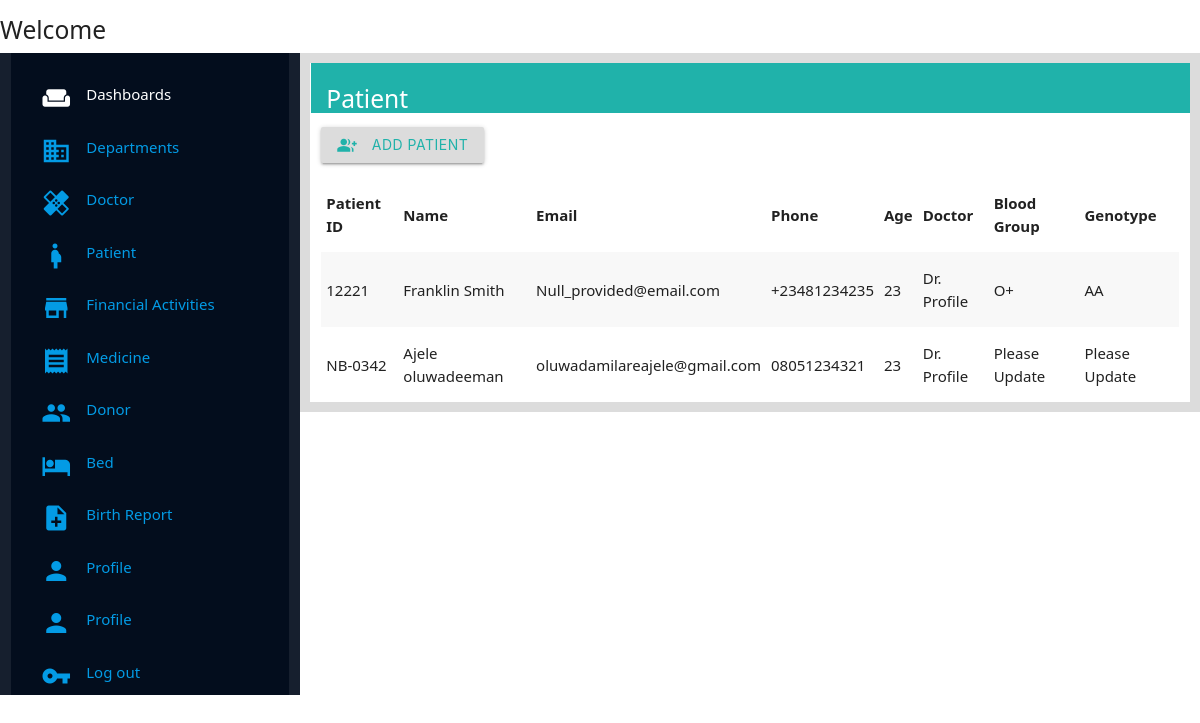
Screenshot of /management/patients/ (signed in) with the database file from the repository.
### management/models.py (models this page shows, shortened)
class Patient(models.Model):
    Patient_id = models.CharField(unique=True, max_length=200, default="Please Update",null=True,blank=True)
    Patient_lastname = models.CharField(max_length=250,null=True, blank=True)
    Patient_firstname = models.CharField(max_length=250,null=True, blank=True)
    Patient_email_address = models.EmailField(max_length=250, null=True, blank=True, default="Null_provided@email.com")
    Patient_phone_number = models.CharField(max_length=120, null=True, blank=True)
    Patient_address = models.CharField(max_length=350,null=True,blank=True)
    Patient_doctor = models.ForeignKey(Doctor,on_delete=models.CASCADE, related_name="patient_doctor")
    Patient_blood_group = models.CharField(max_length=200, default="Please Update")
    Patient_blood_genotype = models.CharField(max_length=200, default="Please Update")
    Patient_age = models.IntegerField(null=True,blank=True)
    Patient_gender = models.CharField(max_length=25, choices=GENDER,default="UNDECIDED")
    Patient_room = models.ForeignKey(Room, on_delete=models.CharField, null=True, blank=True)

### management/views.py (the view)
# urls.py: path('patients/',views.patient_page, name="patients_page"),
@login_required(login_url=welcome_page)
def patient_page(request):
    patients = Patient.objects.all()
    context = {
        'patients':patients
    }
    return render(request,'management/Pages/patient_page.html',context)

### management/models.py (called while the page is built)
    def __str__(self):
        return "Dr. Profile"

### management/templates/management/Pages/patient_page.html
{% extends 'management/index.html' %}
{% load static %}
{% block content %}
<div class="wrapper">
    <div class="title-holder">
        <h5 class="title">Patient</h5>
    </div>
    <div class="body-wrapper">
        <button class="btn add-btn"><i class="small material-icons left">group_add</i> Add Patient</button>
    </div>
    <div class="display-list">
        <table class="striped">
        <thead>
          <tr>
              <th>Patient ID</th>
              <th>Name</th>
              <th>Email</th>
              <th>Phone</th>
              <th>Age</th>
              <th>Doctor</th>
              <th>Blood Group</th>
              <th>Genotype</th>
          </tr>
        </thead>
        <tbody>
          {% for patient in patients %}
          <tr>
            <td>{{patient.Patient_id}}</td>
            <td>{{patient.Patient_lastname}} {{patient.Patient_firstname}}</td>
            <td>{{patient.Patient_email_address}}</td>
            <td>{{patient.Patient_phone_number}}</td>
            <td>{{patient.Patient_age}}</td>
            <td>{{patient.Patient_doctor}}</td>
            <td>{{patient.Patient_blood_group}}</td>
            <td>{{patient.Patient_blood_genotype}}</td>
          </tr>
          {% endfor %}
        </tbody>
      </table>
    </div>
</div>
{% endblock content %}

### management/static/management/css/style.css (style rules this page uses)
* { margin: 0; padding: 0; font-family:'Segoe UI', Tahoma, Geneva, Verdana, sans-serif; }
.title-holder { background-color: lightseagreen; height: 50px; color: white; margin-left: -10px; margin-right: -11px; padding-bottom: 10px; padding-top: 5px; padding-left: 1em; }
.add-btn { margin-top: 1em; margin-bottom: 1em; background-color: gainsboro; color: lightseagreen; }

### rows the page displays
Patient: Patient_id "12221", Patient_lastname "Franklin", Patient_firstname "Smith", Patient_email_address "Null_provided@email.com", Patient_phone_number "+23481234235", Patient_age "23", Patient_doctor "Dr. Profile", Patient_blood_group "O+", Patient_blood_genotype "AA"
Patient: Patient_id "NB-0342", Patient_lastname "Ajele", Patient_firstname "oluwadeeman", Patient_email_address "oluwadamilareajele@gmail.com", Patient_phone_number "08051234321", Patient_age "23", Patient_doctor "Dr. Profile", Patient_blood_group "Please Update", Patient_blood_genotype "Please Update"
